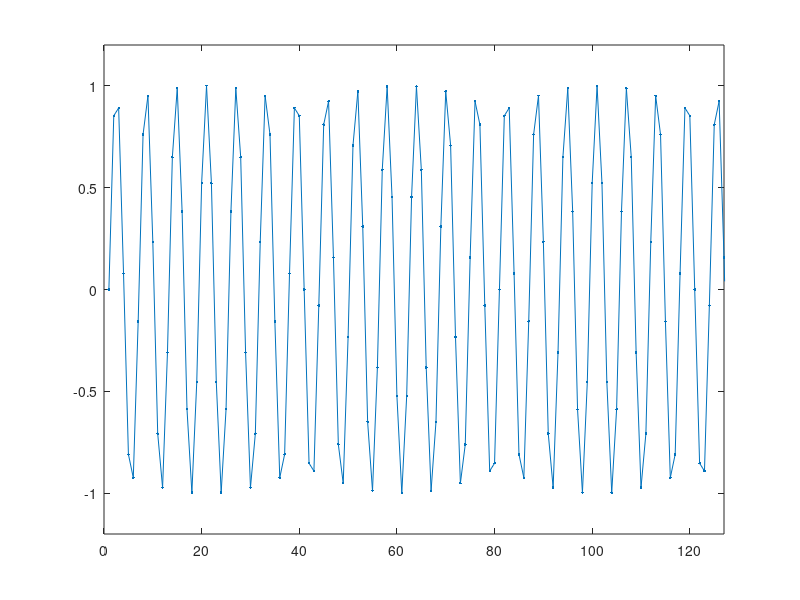
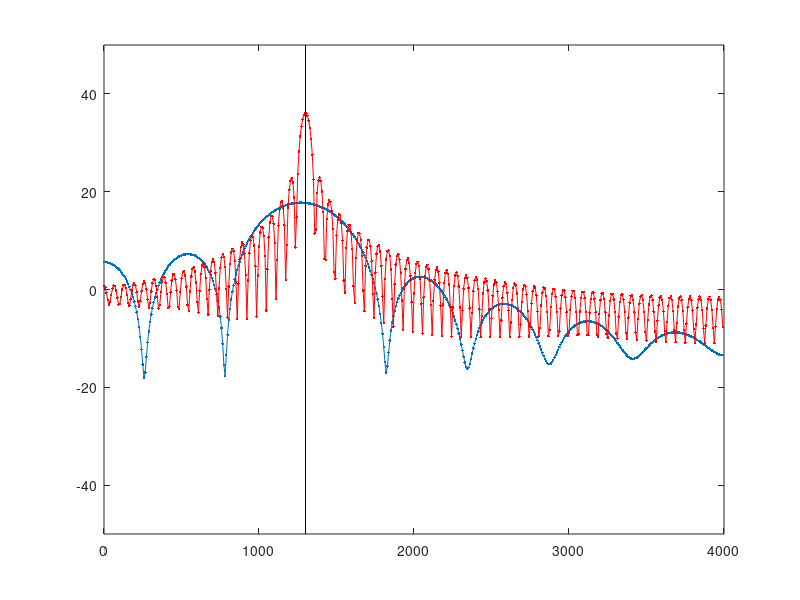

Write MATLAB code to recreate these figures, in order.
clear
fe = 8000;
f0 = 1300;
L = 1024;
N = 128;
xn = sin(2*pi*(f0/fe)*(0:N-1));
figure(1); hold off
plot(xn,'.-');
axis([0 N-1 -1.2 1.2])
tfd1 = fft(xn(1:16), L);
tfd1_db = 20*log10(abs(tfd1(1:L/2)));
tfd2 = fft(xn(1:128), L);
tfd2_db = 20*log10(abs(tfd2(1:L/2)));
axe_freq = (0:L/2-1)*fe/L;
figure(2); hold off
plot(axe_freq, tfd1_db, '.-'); hold on
plot(axe_freq, tfd2_db, '.-r');
plot(f0*[1 1], [-50 50], 'k')
axis([0 fe/2 -50 50])
